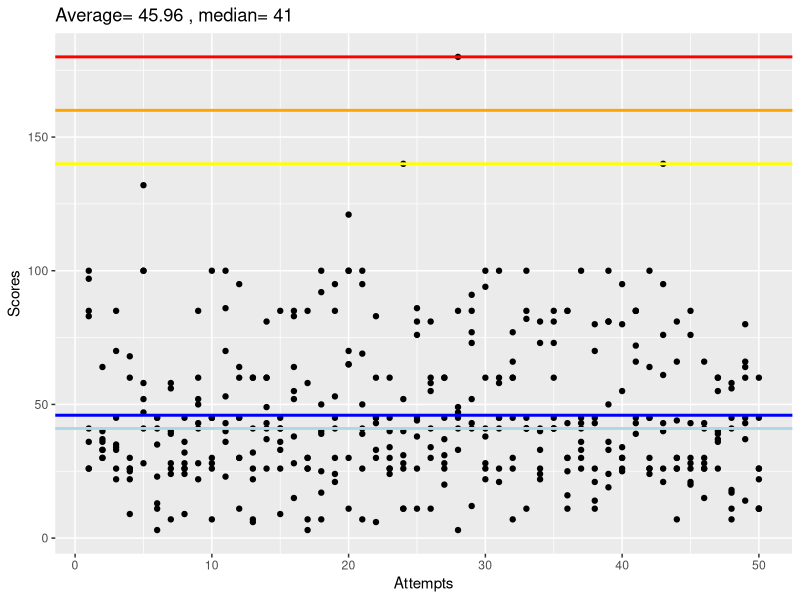

Write the R code that produced this figure.
library(ggplot2)
#Scores1 28NOV16
scores1 <- c(26,33,85,60,41,35,7,26,52,45,53,45,26,43,41,55,30,40,41,121,39,43,30,40,44,60,26,3,12,26,41,45,11,81,41,85,45,43,100,34,72,30,43,66,26,28,36,41,66,11)
#Scores2 16JAN17
scores2 <- c(41,30,33,25,100,23,40,9,50,100,43,45,60,49,85,83,58,17,45,65,50,30,24,52,86,58,28,41,52,100,45,30,45,73,73,25,100,14,50,26,85,45,26,44,21,15,39,45,43,26)
#Scores3 23JAN17
scores3 <- c(85,40,70,9,58,45,26,45,85,7,23,30,22,41,45,28,26,100,95,100,41,45,26,26,81,30,31,180,85,41,60,66,100,26,81,16,33,70,24,30,45,45,140,81,30,41,60,17,60,45)
#Scores4 01FEB17
scores4 <- c(97,36,26,30,28,11,39,26,22,45,86,30,41,37,9,85,85,39,53,70,95,33,26,11,26,34,20,49,41,94,45,60,41,22,60,30,43,45,36,95,39,26,95,7,28,66,26,7,80,11)
#Scores5 06FEB17
scores5 <- c(100,37,45,68,132,41,58,32,41,28,36,95,60,60,36,38,7,92,21,100,26,83,60,28,45,55,45,47,77,60,100,7,85,41,45,43,36,26,19,25,66,64,76,26,76,26,55,58,45,26)
#Scores6 15FEB17
scores6 <- c(36,30,22,22,100,13,24,28,28,45,100,11,32,26,26,64,26,50,30,11,100,6,45,31,11,41,60,85,43,22,26,77,41,40,41,30,26,21,81,55,85,24,21,30,85,26,60,18,64,60)
#Scores7 20FEB17
scores7 <- c(26,64,35,26,47,45,28,24,60,30,40,60,7,60,41,15,30,7,85,65,69,45,34,140,38,81,37,33,73,38,58,60,41,33,41,85,41,80,81,30,85,100,61,30,43,30,40,11,37,22)
#Scores8 22FEB17
scores8 <- c(83,33,34,26,52,3,56,36,43,26,70,64,6,81,33,52,3,25,24,30,7,60,40,11,76,11,60,45,91,28,21,26,82,24,85,11,30,11,33,80,43,26,40,26,20,43,37,56,14,11)

scores <- c(scores1,scores2,scores3,scores4,scores5,scores6,scores7,scores8)

ScoreTable <- data.frame(1:50,scores1,scores2,scores3,scores4,scores5,scores6,scores7,scores8)
colnames(ScoreTable)[1] <- 'Attempts'

ScoreTable2 <- as.data.frame(rbind(scores1,scores2,scores3,scores4,scores5,scores6,scores7))

gg <- ggplot(ScoreTable,aes(Attempts))
gg <- gg + ggtitle(paste('Average=',mean(scores), ', median=', median(scores)))
gg <- gg + geom_point(aes(y=scores1))
gg <- gg + geom_point(y=scores2)
gg <- gg + geom_point(y=scores3)
gg <- gg + geom_point(y=scores4)
gg <- gg + geom_point(y=scores5)
gg <- gg + geom_point(y=scores6)
gg <- gg + geom_point(y=scores7)
gg <- gg + geom_point(y=scores8)
gg <- gg + geom_hline(color='blue', yintercept =  mean(scores), size=1)
gg <- gg + geom_hline(color='lightblue', yintercept =  median(scores), size=1)
gg <- gg + geom_hline(color='yellow', yintercept =  140, size = 1)
gg <- gg + geom_hline(color='orange', yintercept =  160, size = 1)
gg <- gg + geom_hline(color='red', yintercept =  180, size = 1)
gg <- gg + labs(y='Scores')
gg
